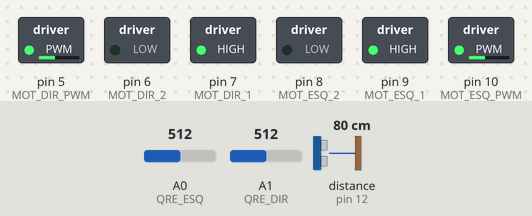
This sketch was run on a simulated Arduino Uno, built with avr-gcc and run on an emulated ATmega328P. On the bench: switched loads named in the sketch (green lamp = pin HIGH). Wiring (inferred from the names in the program): ultrasonic range finder: trigger pin 13; echo pin 12. Dashed ring = blinking. The test bench sets the inputs (shaded band); at power-on: A0 (QRE_ESQ) = 512, A1 (QRE_DIR) = 512, distance to the obstacle (sensor on pin 12) 80 cm. The echo pulse lasts 58.3 µs per cm; pins used as bus, display or sensor lines are not drawn.

Above: at 4.2 s.
4.3 s: A0 (QRE_ESQ) set to 810
At 4.66 s:
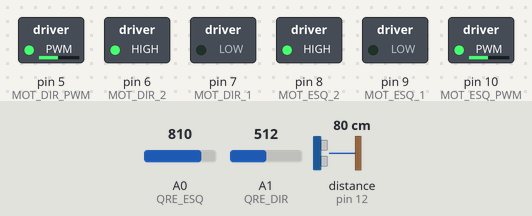
7.8 s: A0 (QRE_ESQ) set to 790
12.7 s: A0 (QRE_ESQ) set to 900
At 13.1 s:
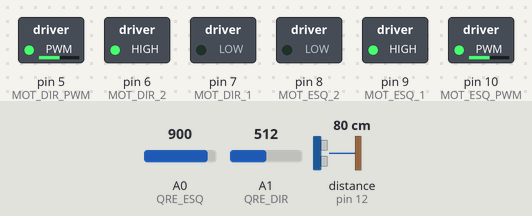
16.2 s: A0 (QRE_ESQ) set to 716
At 16.68 s:
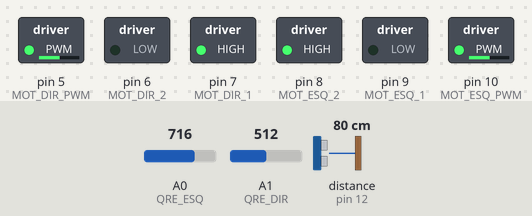
Timing chart, 0 to 20.7 s (numbered marks = the images above; inputs shaded):
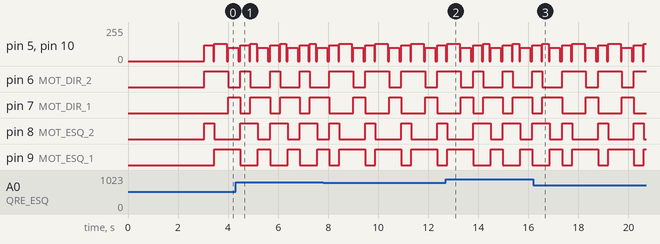

The sketch:

teste_sumov1.ino
```cpp
// ==========================================
// ROBÔ SUMÔ — CESMAC 2026
// ==========================================

// ============================================================
// ⚙️  PAINEL DE CONFIGURAÇÃO — só mexa aqui!
// ============================================================

#define MODO_DEBUG 0        // 1 = debug ligado | 0 = competição

// --- Velocidades (0 a 255) ---
#define VEL_FRENTE   100
#define VEL_ATAQUE   200
#define VEL_GIRO     130
#define VEL_RE       120

// --- Distância mínima para atacar (cm) ---
#define DIST_ATAQUE  30

// --- Tempo dos movimentos (ms) ---
#define TEMPO_RE          350   // quanto tempo recua ao ver borda
#define TEMPO_GIRO_90     250   // ajuste até girar ~90° de verdade
#define TEMPO_VOLTA_CENTRO 400  // quanto avança após fugir da borda

// ---------------------------------------------------------------
// 🔧 LIMIARES DOS SENSORES DE LINHA (QRE)
//    Leitura ACIMA do limiar = BORDA BRANCA detectada!
//
//    COMO CALIBRAR (faça isso ANTES da competição):
//    1. Ligue o robô com MODO_DEBUG 1
//    2. Coloque-o sobre a superfície PRETA (arena) → anote os valores
//    3. Coloque sobre a fita BRANCA (borda)        → anote os valores
//    4. Defina o limiar no MEIO entre os dois valores
//
//    Exemplo: Preto=400, Branco=700 → limiar = 550
// ---------------------------------------------------------------
#define LIMIAR_ESQ   800    // ← ajuste com base na calibração acima
#define LIMIAR_DIR   800    // ← ajuste com base na calibração acima
//                              (Dir lê valores menores que Esq, por isso são diferentes)

// ============================================================
// PINOS — não mude se a fiação está igual ao original
// ============================================================
#define TRIG         13
#define ECHO         12
#define QRE_ESQ      A0
#define QRE_DIR      A1

#define MOT_ESQ_1     9
#define MOT_ESQ_2     8
#define MOT_ESQ_PWM  10

#define MOT_DIR_1     7
#define MOT_DIR_2     6
#define MOT_DIR_PWM   5

// ============================================================
// CÓDIGO — não precisa editar abaixo daqui
// ============================================================
enum Direcao { FRENTE, TRAS };

void setup() {
  Serial.begin(9600);

  pinMode(TRIG, OUTPUT);
  pinMode(ECHO, INPUT);
  pinMode(MOT_ESQ_1, OUTPUT); pinMode(MOT_ESQ_2, OUTPUT); pinMode(MOT_ESQ_PWM, OUTPUT);
  pinMode(MOT_DIR_1, OUTPUT); pinMode(MOT_DIR_2, OUTPUT); pinMode(MOT_DIR_PWM, OUTPUT);

  parar();

  if (MODO_DEBUG) {
    Serial.println("========================================");
    Serial.println("  MODO DEBUG — leia as instruções:");
    Serial.println("  1) Veja os valores de QRE Esq e Dir");
    Serial.println("  2) Anote no PRETO e no BRANCO");
    Serial.println("  3) Ajuste LIMIAR_ESQ e LIMIAR_DIR");
    Serial.println("========================================");
    delay(3000);
  } else {
    delay(3000); // espera obrigatória da competição
  }
}

// Controla o padrão de busca (avança → gira → avança → ...)
int ciclo = 0;

void loop() {
  // --- Leitura dos sensores ---
  int qreEsq = analogRead(QRE_ESQ);
  int qreDir = analogRead(QRE_DIR);
  int dist   = lerDistancia();

  bool bordaEsq = (qreEsq < LIMIAR_ESQ);
  bool bordaDir = (qreDir < LIMIAR_DIR);

  // --- Debug no Serial Monitor ---
  if (MODO_DEBUG) {
    Serial.print("Dist: ");   Serial.print(dist);   Serial.print("cm");
    Serial.print(" | ESQ: "); Serial.print(qreEsq); Serial.print(bordaEsq ? " [BORDA]" : " [ok]");
    Serial.print(" | DIR: "); Serial.print(qreDir); Serial.print(bordaDir ? " [BORDA]" : " [ok]");
    Serial.print("  ->  ");
  }

  // ====================================================
  // PRIORIDADE 1: BORDA — foge e volta ao centro
  // ====================================================
  if (bordaEsq || bordaDir) {
    fugirDaBorda(bordaEsq, bordaDir);
    ciclo = 0; // reinicia a busca após fuga

  // ====================================================
  // PRIORIDADE 2: ADVERSÁRIO — ataca!
  // ====================================================
  } else if (dist > 0 && dist <= DIST_ATAQUE) {
    if (MODO_DEBUG) { Serial.print("ATACANDO a "); Serial.print(dist); Serial.println("cm!"); }
    mover(VEL_ATAQUE, VEL_ATAQUE, FRENTE, FRENTE);

  // ====================================================
  // PADRÃO: busca — alterna entre andar e girar
  // (evita sair em linha reta da arena)
  // ====================================================
  } else {
    ciclo++;
    if (ciclo % 8 < 5) {
      if (MODO_DEBUG) Serial.println("Buscando: FRENTE");
      mover(VEL_FRENTE, VEL_FRENTE, FRENTE, FRENTE);
    } else {
      if (MODO_DEBUG) Serial.println("Buscando: GIRANDO");
      mover(VEL_GIRO, VEL_GIRO, FRENTE, TRAS);
    }
  }

  delay(MODO_DEBUG ? 500 : 30);
}

// ============================================================
// FUGA DE BORDA
// Recua → vira para o lado oposto → avança ao centro
// ============================================================
void fugirDaBorda(bool esq, bool dir) {
  parar();
  delay(50);

  if (MODO_DEBUG) {
    if (esq && dir) Serial.println("BORDA DOS DOIS LADOS → recua + 180°");
    else if (esq)   Serial.println("BORDA ESQUERDA → recua + vira direita");
    else            Serial.println("BORDA DIREITA  → recua + vira esquerda");
  }

  // Passo 1: recua
  mover(VEL_RE, VEL_RE, TRAS, TRAS);
  delay(TEMPO_RE);
  parar();
  delay(50);

  // Passo 2: vira para o lado oposto à borda
  if (esq && dir) {
    mover(VEL_GIRO, VEL_GIRO, FRENTE, TRAS);    // gira 180°
    delay(TEMPO_GIRO_90 * 2);
  } else if (esq) {
    mover(VEL_GIRO, VEL_GIRO, FRENTE, TRAS);    // vira à direita
    delay(TEMPO_GIRO_90);
  } else {
    mover(VEL_GIRO, VEL_GIRO, TRAS, FRENTE);    // vira à esquerda
    delay(TEMPO_GIRO_90);
  }
  parar();
  delay(50);

  // Passo 3: avança em direção ao centro
  mover(VEL_FRENTE, VEL_FRENTE, FRENTE, FRENTE);
  delay(TEMPO_VOLTA_CENTRO);
  parar();
}

// ============================================================
// ULTRASSÔNICO — retorna distância em cm (999 = livre)
// ============================================================
int lerDistancia() {
  digitalWrite(TRIG, LOW);
  delayMicroseconds(2);
  digitalWrite(TRIG, HIGH);
  delayMicroseconds(10);
  digitalWrite(TRIG, LOW);

  long duracao = pulseIn(ECHO, HIGH, 15000);
  int dist = duracao / 58;
  return (dist == 0 || dist > 200) ? 999 : dist;
}

// ============================================================
// MOTORES
// ============================================================
void parar() {
  analogWrite(MOT_ESQ_PWM, 0);
  analogWrite(MOT_DIR_PWM, 0);
}

void mover(int velEsq, int velDir, Direcao dirEsq, Direcao dirDir) {
  // Motor esquerdo
  digitalWrite(MOT_ESQ_1, dirEsq == FRENTE ? HIGH : LOW);
  digitalWrite(MOT_ESQ_2, dirEsq == FRENTE ? LOW  : HIGH);
  analogWrite(MOT_ESQ_PWM, velEsq);

  // Motor direito
  digitalWrite(MOT_DIR_1, dirDir == FRENTE ? HIGH : LOW);
  digitalWrite(MOT_DIR_2, dirDir == FRENTE ? LOW  : HIGH);
  analogWrite(MOT_DIR_PWM, velDir);
}
```

vars_pinos.cpp
```cpp
// --- Pinos do Ultrassônico ---
const int trigPin = 12; // Fio rosa na imagem
const int echoPin = 13; // Fio roxo na imagem

// --- Pinos dos LDRs (Sensores de Linha) ---
const int ldrEsquerdo = A0;
const int ldrDireito = A1;

// --- Pinos do Motor (Ponte H L293D) ---
// Motor Esquerdo
const int in1 = 7;
const int in2 = 6;
// Motor Direito
const int in3 = 5;
const int in4 = 4;

// --- Variáveis de Controle ---
int distanciaOponente = 0;
int leituraLdrEsq = 0;
int leituraLdrDir = 0;

// Limiares (Você precisará testar e ajustar esses valores no Tinkercad)
const int limiarLinha = 300; // Valor que indica a fita preta
const int distanciaAtaque = 60; // Em centímetros (distância para começar a atacar)

void setup() {
  Serial.begin(9600);

  // Setup Ultrassônico
  pinMode(trigPin, OUTPUT);
  pinMode(echoPin, INPUT);

  // Setup Motores
  pinMode(in1, OUTPUT);
  pinMode(in2, OUTPUT);
  pinMode(in3, OUTPUT);
  pinMode(in4, OUTPUT);

  // LDRs não precisam de pinMode, pois usamos analogRead()
}
```

Measured:
- by itself, pin 6 (MOT_DIR_2): alternates HIGH for 0.95 s and LOW for 0.49 s
- by itself, pin 7 (MOT_DIR_1): alternates HIGH for 0.49 s and LOW for 0.95 s
- by itself, pin 8 (MOT_ESQ_2): alternates HIGH for 0.40 s and LOW for 1.0 s
- by itself, pin 9 (MOT_ESQ_1): alternates HIGH for 1.0 s and LOW for 0.40 s
- by itself, pin 5 (MOT_DIR_PWM), pin 10 (MOT_ESQ_PWM): repeats every 1.4 s: 120/255 0.35 s, 0/255 0.05 s, 130/255 0.50 s, 0/255 0.05 s, 100/255 0.40 s, 0/255 0.09 s
